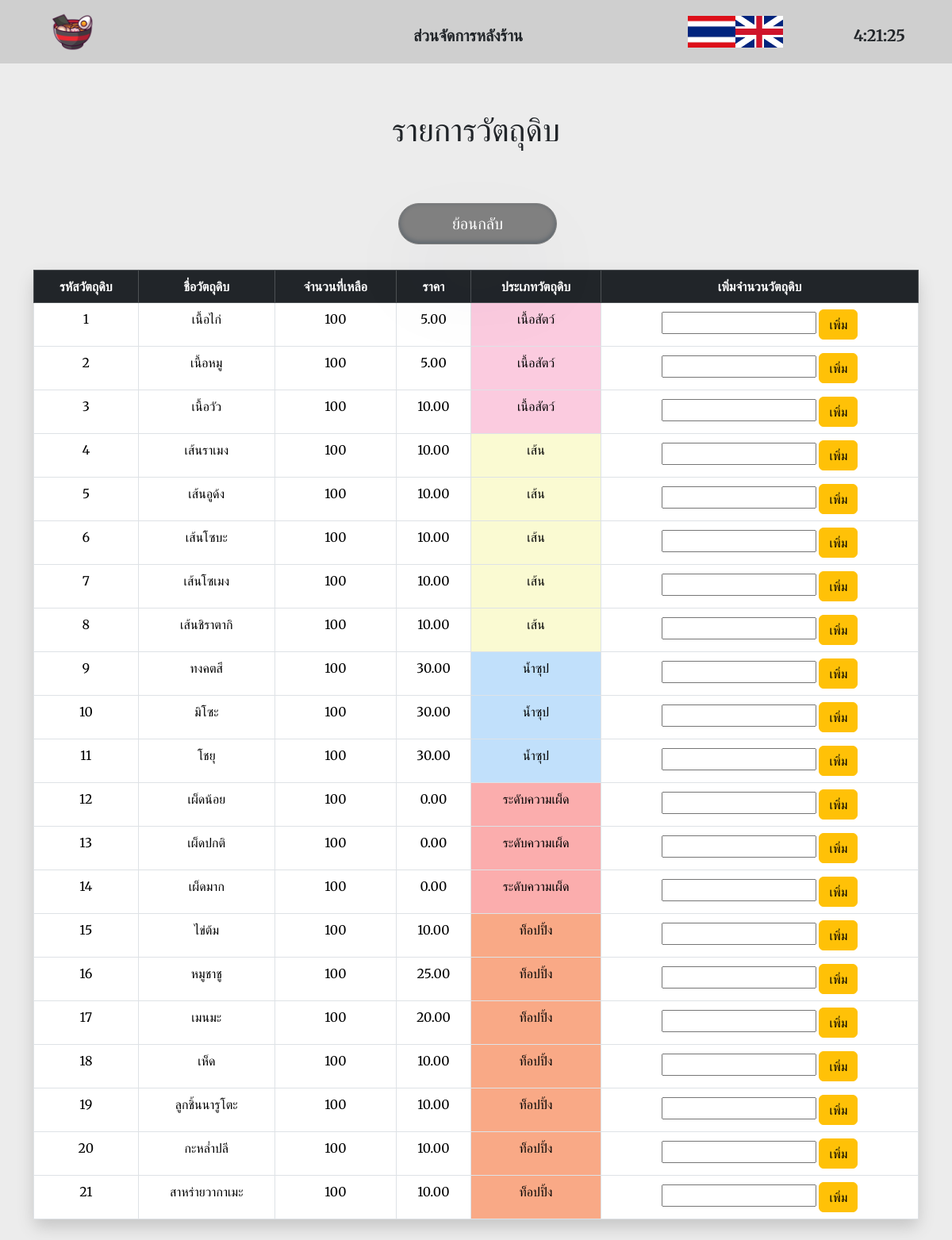
The app's page /SouceCode/ingredient.php?lang=th with its own data.
### tables this page shows
CREATE TABLE `ingredients` (
  `ing_id` int(11) NOT NULL,
  `ing_name` varchar(80) NOT NULL,
  `ing_quantity` int(11) NOT NULL,
  `price` decimal(10,2) NOT NULL,
  `ing_type` varchar(50) DEFAULT NULL,
  `ing_img` varchar(250) DEFAULT NULL
);

### SouceCode/ingredient.php (the view, shortened to what this page needs)
<?php
    require('backend/dbconnect.php');
?>
<?php
    if(isset($_GET['lang'])){
        if($_SESSION['lang'] == "en"){
            $title = "Admin Ramen Server";
            $ingdetail = "Ingredient details";
            $ingpage = "Ingredient";
            $logoutbtn = "Logout";
            $tbheader1 = "ING_id";
            $tbheader2 = "ING_name";
            $tbheader3 = "ING_quantity";
            $tbheader4 = "Price";
            $tbheader5 = "ING_type";
            $tbheader6 = "Update Quantity";
            $return = "Go Back";
            $updatebtn = "Update";
        }
        else if($_SESSION['lang'] == "th"){
            $title = "ส่วนจัดการหลังร้าน";
            $ingdetail = "รายการวัตถุดิบ";
            $return = "ย้อนกลับ";
            $updatebtn = "เพิ่ม";
            $tbheader1 = "รหัสวัตถุดิบ";
            $tbheader2 = "ชื่อวัตถุดิบ";
            $tbheader3 = "จำนวนที่เหลือ";
            $tbheader4 = "ราคา";
            $tbheader5 = "ประเภทวัตถุดิบ";
            $tbheader6 = "เพิ่มจำนวนวัตถุดิบ";
        }
    }
?>
<!DOCTYPE html>
<html lang="en">
<head>
    <link rel="stylesheet" href="style.css">
    <link rel="stylesheet" href="https://unicons.iconscout.com/release/v4.0.0/css/line.css">
    <link href="https://cdn.jsdelivr.net/npm/bootstrap@5.3.3/dist/css/bootstrap.min.css" rel="stylesheet">
</head>
<body onload="startTime()">
        <div class="header-container">
            <div class="logo">
                <a href="index.php">
                    <img src="Images/iconRamen.png" alt="">
                </a>
            </div>
            <div class="title">
                <?php echo $title;?>
            </div>
            <div class="language">
                <div class="lang-thai">
                    <a href="?lang=th"><img src="Images/Thaiflag.jpg" alt=""></a>
                </div>
                <div class="lang-eng">
                    <a href="?lang=en"><img src="Images/Engflag.png" alt=""></a>
                </div>
            </div>
            <div class="time">
                <div id='txt'></div>
            </div>
        </div>
        <?php
            $sql = "SELECT * FROM ingredients ORDER BY ing_type ASC";
            $result = mysqli_query($connection,$sql);
            $ing = mysqli_fetch_all($result, MYSQLI_ASSOC);
            $countData = mysqli_num_rows($result);
            $ingNumber = 1;
            ?>
    <div class="container" >
        <h1 class="text-center" style="padding-bottom: 50px;"><?php echo $ingdetail;?></h1>
            <div class="footer-container">
                <div class="return">
                    <div class="footer-text">
                        <?php if($_SESSION['lang'] == "en"):?>
                        <a href="backstore.php?lang=en">
                            <input type="reset" value="<?php echo $return;?>" name="return" id="rtn-3">
                        </a>
                        <?php else:?>
                        <a href="backstore.php?lang=th">
                            <input type="reset" value="<?php echo $return;?>" name="return" id="rtn-3">
                        </a>
                        <?php endif;?>
                    </div>
                </div>
        </div>
        <br>
            <?php if($countData > 0): ?>
                <table class="table table-bordered">
                    <thead >
                        <tr align="center" class="table-dark" >
                            <th><?php echo $tbheader1; ?></th>
                            <th><?php echo $tbheader2; ?></th>
                            <th><?php echo $tbheader3; ?></th>
                            <th><?php echo $tbheader4; ?></th>
                            <th><?php echo $tbheader5; ?></th>
                            <th style="width: 400px;"><?php echo $tbheader6; ?></th>
                        </tr>
                    </thead>
                    <tbody>
                    <?php foreach ($ing as $eachitem): ?>
                        <?php
                            if(isset($_GET['lang'])){
                                if($_SESSION['lang'] == "en"){
                                    if($eachitem["ing_name"] == "Ramen"){
                                        $ing_name = "Ramen";
                                    }
                                    elseif($eachitem["ing_name"] == "Udon"){
                                        $ing_name = "Udon";
                                    }
                                    elseif($eachitem["ing_name"] == "Soba"){
                                        $ing_name = "Soba";
                                    }
                                    elseif($eachitem["ing_name"] == "Somen"){
                                        $ing_name = "Somen";
                                    }
                                    elseif($eachitem["ing_name"] == "Shirataki"){
                                        $ing_name = "Shirataki";
                                    }
                                    elseif($eachitem["ing_name"] == "Tonkotsu"){
                                        $ing_name = "Tonkotsu";
                                    }
                                    elseif($eachitem["ing_name"] == "Miso"){
                                        $ing_name = "Miso";
                                    }
                                    elseif($eachitem["ing_name"] == "Shoyu"){
                                        $ing_name = "Shoyu";
                                    }
                                    elseif($eachitem["ing_name"] == "Chicken"){
                                        $ing_name = "Chicken";
                                    }
                                    elseif($eachitem["ing_name"] == "Pork"){
                                        $ing_name = "Pork";
                                    }
                                    elseif($eachitem["ing_name"] == "Beef"){
                                        $ing_name = "Beef";
                                    }
                                    if($eachitem["ing_name"] == "Mild"){
                                        $ing_name = "Mild";
                                    }
                                    elseif($eachitem["ing_name"] == "Spicy"){
                                        $ing_name = "Spicy";
                                    }
                                    elseif($eachitem["ing_name"] == "Hot"){
                                        $ing_name = "Hot";
                                    }
                                    elseif($eachitem["ing_name"] == "Boiled egg"){
                                        $ing_name = "Boiled egg";
                                    }
                                    elseif($eachitem["ing_name"] == "Shashu"){
                                        $ing_name = "Shashu";
                                    }
                                    elseif($eachitem["ing_name"] == "Menma"){
                                        $ing_name = "Menma";
                                    }
                                    elseif($eachitem["ing_name"] == "Mushroom"){
                                        $ing_name = "Mushroom";
                                    }
                                    elseif($eachitem["ing_name"] == "Narutomaki"){
                                        $ing_name = "Narutomaki";
                                    }
                                    elseif($eachitem["ing_name"] == "Cabbage"){
                                        $ing_name = "Cabbage";
                                    }
                                    elseif($eachitem["ing_name"] == "Wakame"){
                                        $ing_name = "Wakame";
                                    }
                                    if($eachitem["ing_type"] == "meat"){
                                        $ing_type = "meat";
                                    }
                                    elseif($eachitem["ing_type"] == "noodle"){
                                        $ing_type = "noodle";
                                    }
                                    elseif($eachitem["ing_type"] == "soup"){
                                        $ing_type = "soup";
                                    }
                                    elseif($eachitem["ing_type"] == "spicy"){
                                        $ing_type = "spicy";
                                    }
                                    elseif($eachitem["ing_type"] == "topping"){
                                        $ing_type = "topping";
                                    }
                                }
                                else if($_SESSION['lang'] == "th"){
                                    if($eachitem["ing_name"] == "Ramen"){
                                        $ing_name = "เส้นราเมง";
                                    }
                                    elseif($eachitem["ing_name"] == "Udon"){
                                        $ing_name = "เส้นอูด้ง";
                                    }
                                    elseif($eachitem["ing_name"] == "Soba"){
                                        $ing_name = "เส้นโซบะ";
                                    }
                                    elseif($eachitem["ing_name"] == "Somen"){
                                        $ing_name = "เส้นโซเมง";
                                    }
                                    elseif($eachitem["ing_name"] == "Shirataki"){
                                        $ing_name = "เส้นชิราตากิ";
                                    }
                                    elseif($eachitem["ing_name"] == "Tonkotsu"){
                                        $ing_name = "ทงคตสึ";
                                    }
                                    elseif($eachitem["ing_name"] == "Miso"){
                                        $ing_name = "มิโซะ";
                                    }
                                    elseif($eachitem["ing_name"] == "Shoyu"){
                                        $ing_name = "โชยุ";
                                    }
                                    elseif($eachitem["ing_name"] == "Chicken"){
                                        $ing_name = "เนื้อไก่";
                                    }
                                    elseif($eachitem["ing_name"] == "Pork"){
                                        $ing_name = "เนื้อหมู";
                                    }
                                    elseif($eachitem["ing_name"] == "Beef"){
                                        $ing_name = "เนื้อวัว";
                                    }
                                    elseif($eachitem["ing_name"] == "Mild"){
                                        $ing_name = "เผ็ดน้อย";
                                    }
                                    elseif($eachitem["ing_name"] == "Spicy"){
                                        $ing_name = "เผ็ดปกติ";
                                    }
                                    elseif($eachitem["ing_name"] == "Hot"){
                                        $ing_name = "เผ็ดมาก";
                                    }
                                    elseif($eachitem["ing_name"] == "Boiled egg"){
                                        $ing_name = "ไข่ต้ม";
                                    }
                                    elseif($eachitem["ing_name"] == "Shashu"){
                                        $ing_name = "หมูชาชู";
                                    }
                                    elseif($eachitem["ing_name"] == "Menma"){
                                        $ing_name = "เมนมะ";
                                    }
                                    elseif($eachitem["ing_name"] == "Mushroom"){
                                        $ing_name = "เห็ด";
                                    }
                                    elseif($eachitem["ing_name"] == "Narutomaki"){
                                        $ing_name = "ลูกชิ้นนารูโตะ";
                                    }
                                    elseif($eachitem["ing_name"] == "Cabbage"){
                                        $ing_name = "กะหล่ำปลี";
                                    }
                                    elseif($eachitem["ing_name"] == "Wakame"){
                                        $ing_name = "สาหร่ายวากาเมะ";
                                    }
                                    if($eachitem["ing_type"] == "meat"){
                                        $ing_type = "เนื้อสัตว์";
                                    }
                                    elseif($eachitem["ing_type"] == "noodle"){
                                        $ing_type = "เส้น";
                                    }
                                    elseif($eachitem["ing_type"] == "soup"){
                                        $ing_type = "น้ำซุป";
                                    }
                                    elseif($eachitem["ing_type"] == "spicy"){
                                        $ing_type = "ระดับความเผ็ด";
                                    }
                                    elseif($eachitem["ing_type"] == "topping"){
                                        $ing_type = "ท็อปปิ้ง";
                                    }
                                }
                            }
                        ?>
                        <tr align="center">
                            <td> <?php echo $ingNumber++; ?> </td>
                            <td> <?php echo $ing_name;?> </td>
                            <td> <?php echo $eachitem["ing_quantity"]; ?> </td>
                            <td> <?php echo $eachitem["price"]; ?> </td>
                            <?php if($eachitem["ing_type"] == "noodle"){?>
                                <td style="background-color: lightgoldenrodyellow;"> <?php echo $ing_type; ?> </td>
                            <?php }elseif($eachitem["ing_type"] == "soup"){?>
                                <td style="background-color: #c1e0fb;"> <?php echo $ing_type; ?> </td>
                            <?php }elseif($eachitem["ing_type"] == "meat"){?>
                                <td style="background-color: #fbcbdf;"> <?php echo $ing_type; ?> </td>
                            <?php }elseif($eachitem["ing_type"] == "spicy"){?>
                                <td style="background-color: #fbadad;"> <?php echo $ing_type; ?> </td>
                            <?php }elseif($eachitem["ing_type"] == "topping"){?>
                                <td style="background-color: #f9a986"> <?php echo $ing_type; ?> </td>
                            <?php }?>
                            <td align="center" >
                                <form action="update_ing_quantity.php?ing_id=<?php echo $eachitem["ing_id"];?>" method="POST">
                                    <input type="number" name="qty">
                                    <button class="btn btn-warning"><?php echo $updatebtn;?></button>
                                </form>
                            </td>
                        </tr>
                    <?php endforeach; ?>
                    </tbody>
                </table>
            <?php else: ?>
                <div class='alert123'>
                    <b>ไม่มีวัตถุดิบในฐานข้อมูล !!!</b>
                </div>
            <?php endif; ?>
        </div>
</body>
</html>

### records on screen
ingredients: ing_name "เนื้อไก่", ing_quantity "100", price "5.00", ing_type "เนื้อสัตว์"
ingredients: ing_name "เนื้อหมู", ing_quantity "100", price "5.00", ing_type "เนื้อสัตว์"
ingredients: ing_name "เนื้อวัว", ing_quantity "100", price "10.00", ing_type "เนื้อสัตว์"
ingredients: ing_name "เส้นราเมง", ing_quantity "100", price "10.00", ing_type "เส้น"
ingredients: ing_name "เส้นอูด้ง", ing_quantity "100", price "10.00", ing_type "เส้น"
ingredients: ing_name "เส้นโซบะ", ing_quantity "100", price "10.00", ing_type "เส้น"
ingredients: ing_name "เส้นโซเมง", ing_quantity "100", price "10.00", ing_type "เส้น"
ingredients: ing_name "เส้นชิราตากิ", ing_quantity "100", price "10.00", ing_type "เส้น"
ingredients: ing_name "ทงคตสึ", ing_quantity "100", price "30.00", ing_type "น้ำซุป"
ingredients: ing_name "มิโซะ", ing_quantity "100", price "30.00", ing_type "น้ำซุป"
ingredients: ing_name "โชยุ", ing_quantity "100", price "30.00", ing_type "น้ำซุป"
ingredients: ing_name "เผ็ดน้อย", ing_quantity "100", price "0.00", ing_type "ระดับความเผ็ด"
ingredients: ing_name "เผ็ดปกติ", ing_quantity "100", price "0.00", ing_type "ระดับความเผ็ด"
ingredients: ing_name "เผ็ดมาก", ing_quantity "100", price "0.00", ing_type "ระดับความเผ็ด"
ingredients: ing_name "ไข่ต้ม", ing_quantity "100", price "10.00", ing_type "ท็อปปิ้ง"
ingredients: ing_name "หมูชาชู", ing_quantity "100", price "25.00", ing_type "ท็อปปิ้ง"
ingredients: ing_name "เมนมะ", ing_quantity "100", price "20.00", ing_type "ท็อปปิ้ง"
ingredients: ing_name "เห็ด", ing_quantity "100", price "10.00", ing_type "ท็อปปิ้ง"
ingredients: ing_name "ลูกชิ้นนารูโตะ", ing_quantity "100", price "10.00", ing_type "ท็อปปิ้ง"
ingredients: ing_name "กะหล่ำปลี", ing_quantity "100", price "10.00", ing_type "ท็อปปิ้ง"
ingredients: ing_name "สาหร่ายวากาเมะ", ing_quantity "100", price "10.00", ing_type "ท็อปปิ้ง"

### other values on screen
$title "ส่วนจัดการหลังร้าน"
$ingdetail "รายการวัตถุดิบ"
$tbheader1 "รหัสวัตถุดิบ"
$tbheader2 "ชื่อวัตถุดิบ"
$tbheader3 "จำนวนที่เหลือ"
$tbheader4 "ราคา"
$tbheader5 "ประเภทวัตถุดิบ"
$tbheader6 "เพิ่มจำนวนวัตถุดิบ"
